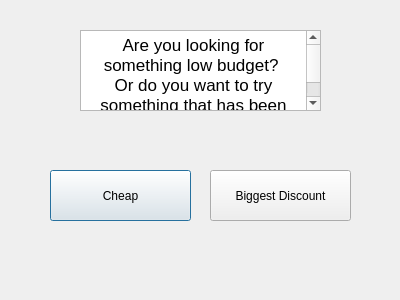
<?xml version="1.0" encoding="UTF-8"?>
<ui version="4.0">
 <class>grainwindow</class>
 <widget class="QDialog" name="grainwindow">
  <property name="geometry">
   <rect>
    <x>0</x>
    <y>0</y>
    <width>400</width>
    <height>300</height>
   </rect>
  </property>
  <property name="windowTitle">
   <string>Dialog</string>
  </property>
  <widget class="QTextBrowser" name="textBrowser">
   <property name="geometry">
    <rect>
     <x>80</x>
     <y>30</y>
     <width>241</width>
     <height>81</height>
    </rect>
   </property>
   <property name="html">
    <string>&lt;!DOCTYPE HTML PUBLIC &quot;-//W3C//DTD HTML 4.0//EN&quot; &quot;http://www.w3.org/TR/REC-html40/strict.dtd&quot;&gt;
&lt;html&gt;&lt;head&gt;&lt;meta name=&quot;qrichtext&quot; content=&quot;1&quot; /&gt;&lt;meta charset=&quot;utf-8&quot; /&gt;&lt;style type=&quot;text/css&quot;&gt;
p, li { white-space: pre-wrap; }
hr { height: 1px; border-width: 0; }
li.unchecked::marker { content: &quot;\2610&quot;; }
li.checked::marker { content: &quot;\2612&quot;; }
&lt;/style&gt;&lt;/head&gt;&lt;body style=&quot; font-family:'.AppleSystemUIFont'; font-size:13pt; font-weight:400; font-style:normal;&quot;&gt;
&lt;p align=&quot;center&quot; style=&quot; margin-top:0px; margin-bottom:0px; margin-left:0px; margin-right:0px; -qt-block-indent:0; text-indent:0px;&quot;&gt;Are you looking for something low budget? &lt;/p&gt;
&lt;p align=&quot;center&quot; style=&quot; margin-top:0px; margin-bottom:0px; margin-left:0px; margin-right:0px; -qt-block-indent:0; text-indent:0px;&quot;&gt;Or do you want to try something that has been discounted? &lt;/p&gt;&lt;/body&gt;&lt;/html&gt;</string>
   </property>
  </widget>
  <widget class="QPushButton" name="cheapbutton">
   <property name="geometry">
    <rect>
     <x>50</x>
     <y>170</y>
     <width>141</width>
     <height>51</height>
    </rect>
   </property>
   <property name="text">
    <string>Cheap</string>
   </property>
  </widget>
  <widget class="QPushButton" name="discountbutton">
   <property name="geometry">
    <rect>
     <x>210</x>
     <y>170</y>
     <width>141</width>
     <height>51</height>
    </rect>
   </property>
   <property name="text">
    <string>Biggest Discount</string>
   </property>
  </widget>
 </widget>
 <resources/>
 <connections/>
</ui>
